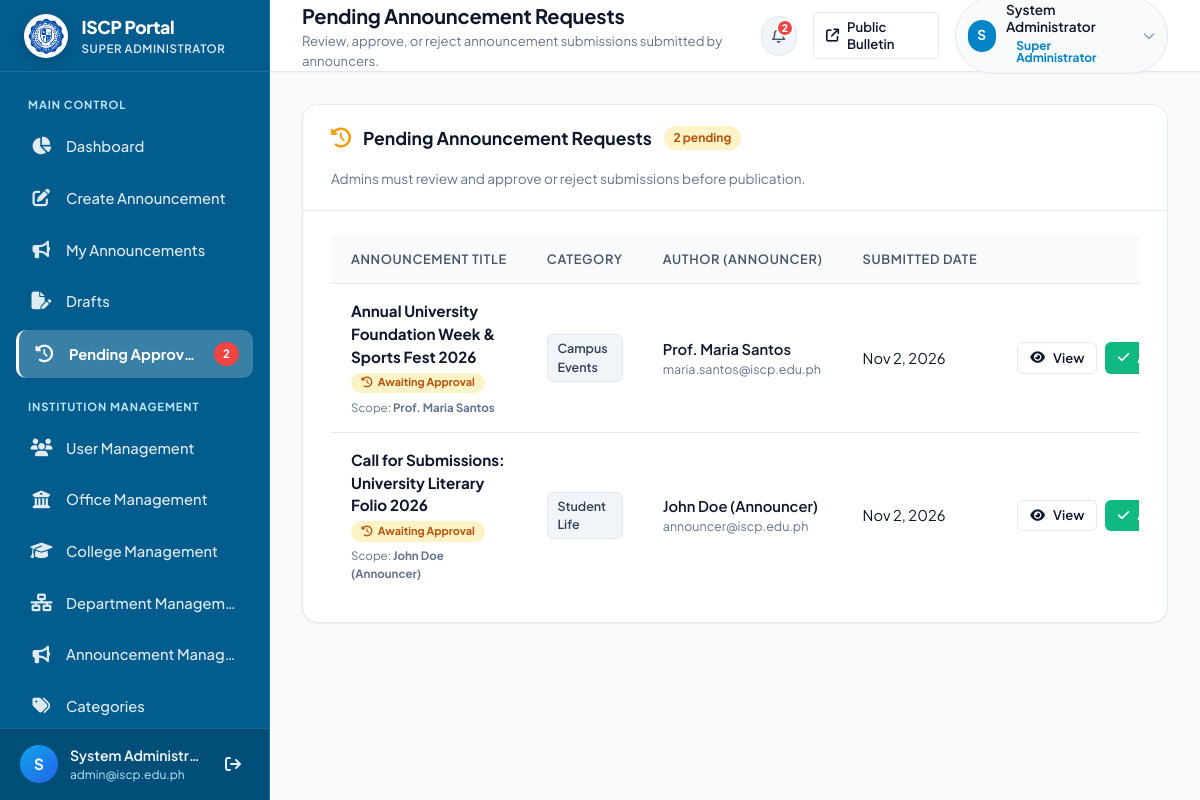
Before: /admin/pending_requests.php (signed in) with the older database file.
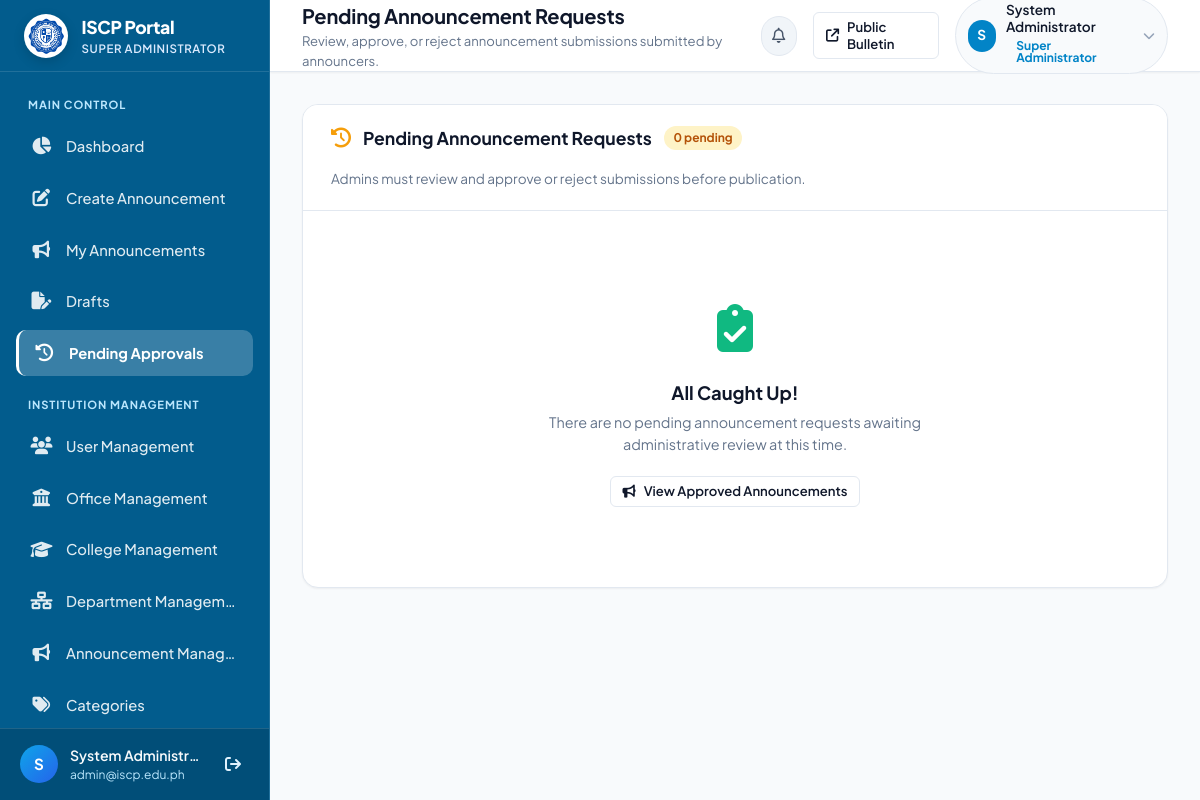
After: the same page with the newer database file.
### tables this page shows
CREATE TABLE IF NOT EXISTS `announcements` (
    `id` INT AUTO_INCREMENT PRIMARY KEY,
    `title` VARCHAR(255) NOT NULL,
    `slug` VARCHAR(255) DEFAULT NULL,
    `summary` VARCHAR(350) DEFAULT NULL,
    `content` TEXT NOT NULL,
    `category` VARCHAR(100) NOT NULL,
    `category_id` INT DEFAULT NULL,
    `image_path` VARCHAR(255) DEFAULT NULL,
    `created_by` INT NOT NULL,
    `author_name` VARCHAR(100) DEFAULT NULL,
    `status` ENUM('pending', 'approved', 'rejected') NOT NULL DEFAULT 'pending',
    `rejection_reason` TEXT DEFAULT NULL,
    `reviewed_by` INT DEFAULT NULL,
    `reviewed_at` DATETIME DEFAULT NULL,
    `target_audience` ENUM('All', 'Students', 'Faculty', 'Parents') DEFAULT 'All',
    `is_urgent` TINYINT(1) DEFAULT 0,
    `is_pinned` TINYINT(1) DEFAULT 0,
    `views_count` INT DEFAULT 0,
    `created_at` TIMESTAMP DEFAULT CURRENT_TIMESTAMP,
    `updated_at` TIMESTAMP DEFAULT CURRENT_TIMESTAMP ON UPDATE CURRENT_TIMESTAMP,
    CONSTRAINT `fk_announcements_created_by` FOREIGN KEY (`created_by`) REFERENCES `users`(`id`) ON DELETE CASCADE,
    CONSTRAINT `fk_announcements_reviewed_by` FOREIGN KEY (`reviewed_by`) REFERENCES `users`(`id`) ON DELETE SET NULL,
    CONSTRAINT `fk_announcements_category` FOREIGN KEY (`category_id`) REFERENCES `categories`(`id`) ON DELETE SET NULL
);

CREATE TABLE IF NOT EXISTS `users` (
    `id` INT AUTO_INCREMENT PRIMARY KEY,
    `name` VARCHAR(100) NOT NULL,
    `email` VARCHAR(150) NOT NULL UNIQUE,
    `password_hash` VARCHAR(255) NOT NULL,
    `role` VARCHAR(50) NOT NULL DEFAULT 'college_admin',
    `assigned_college` VARCHAR(150) DEFAULT NULL,
    `assigned_office` VARCHAR(150) DEFAULT NULL,
    `assigned_department` VARCHAR(150) DEFAULT NULL,
    `status` ENUM('active', 'inactive') NOT NULL DEFAULT 'active',
    `created_at` TIMESTAMP DEFAULT CURRENT_TIMESTAMP
);

### admin/includes/auth.php (called while the page is built, shortened)
<?php
function current_user(): array {
    $role = $_SESSION['user_role'] ?? 'guest';
    $name = $_SESSION['user_name'] ?? 'User';
    $email = $_SESSION['user_email'] ?? '';
    $id = $_SESSION['user_id'] ?? null;
    $assigned_college = $_SESSION['assigned_college'] ?? null;
    $assigned_office = $_SESSION['assigned_office'] ?? null;
    $assigned_department = $_SESSION['assigned_department'] ?? null;
    if ($id && ($assigned_college === null && $assigned_office === null && $assigned_department === null)) {
        $pdo = get_db();
        if ($pdo) {
            try {
                $stmt = $pdo->prepare("SELECT * FROM users WHERE id = ?");
                $stmt->execute([$id]);
                $row = $stmt->fetch();
                if ($row) {
                    $assigned_college = $row['assigned_college'] ?? null;
                    $assigned_office = $row['assigned_office'] ?? null;
                    $assigned_department = $row['assigned_department'] ?? null;
                }
            } catch (Exception $e) {
            }
        }
    }
    return [
        'id' => $id,
        'name' => $name,
        'email' => $email,
        'role' => $role,
        'assigned_college' => $assigned_college,
        'assigned_office' => $assigned_office,
        'assigned_department' => $assigned_department,
    ];
}
function current_user_role(): string {
    $role = $_SESSION['user_role'] ?? 'guest';
    if ($role === 'admin') return ROLE_SUPER_ADMIN;
    return $role;
}
function is_super_admin(): bool {
    $role = current_user_role();
    return in_array($role, [ROLE_SUPER_ADMIN, 'admin'], true);
}
function h(?string $string): string {
    return htmlspecialchars((string)($string ?? ''), ENT_QUOTES, 'UTF-8');
}
function time_ago(?string $datetime): string {
    $timestamp = strtotime($datetime);
    $diff = time() - $timestamp;
    return date('M j, Y', $timestamp);
}
function format_datetime(?string $datetime): string {
    $timestamp = strtotime($datetime);
    return $timestamp ? date('M j, Y g:i A', $timestamp) : 'N/A';
}
function get_pending_count(): int {
    $pdo = get_db();
    try {
        $stmt = $pdo->query("SELECT COUNT(*) FROM announcements WHERE status IN ('pending', 'pending_approval')");
        return (int)$stmt->fetchColumn();
    } catch (Exception $e) {
        return 0;
    }
}
    ?>

### admin/pending_requests.php (the view, shortened to what the changed rows need)
<?php
require_once __DIR__ . '/includes/auth.php';
$page_title = 'Pending Announcement Requests';
$activeNav = 'pending_requests.php';
$pdo = get_db();
$currentUser = current_user();
$pending_list = [];
if ($pdo) {
    try {
        if (!is_super_admin()) {
            $stmt = $pdo->prepare("
                SELECT a.*, u.name AS author_name, u.email AS author_email
                FROM announcements a
                LEFT JOIN users u ON a.created_by = u.id
                WHERE a.status IN ('pending', 'pending_approval') AND a.created_by = ?
                ORDER BY a.created_at ASC
            ");
            $stmt->execute([$currentUser['id']]);
        } else {
            $stmt = $pdo->query("
                SELECT a.*, u.name AS author_name, u.email AS author_email
                FROM announcements a
                LEFT JOIN users u ON a.created_by = u.id
                WHERE a.status IN ('pending', 'pending_approval')
                ORDER BY a.created_at ASC
            ");
        }
        $pending_list = $stmt->fetchAll();
    } catch (PDOException $e) {
        set_flash('danger', 'Error loading pending announcements: ' . $e->getMessage());
    }
}
require_once __DIR__ . '/includes/header.php';
?>
<div class="content-card">
    <div class="card-header">
        <div class="card-header-left">
            <i class="fa-solid fa-clock-rotate-left" style="color: var(--warning); font-size: 1.25rem;"></i>
            <h2 class="card-title">Pending Announcement Requests</h2>
            <span class="card-count-badge" style="background: var(--warning-light); color: #b45309;">
                <?= count($pending_list) ?> pending
            </span>
        </div>
    </div>
    <div class="card-body">
        <?php if (empty($pending_list)): ?>
            <div class="empty-state">
                <div class="empty-state-icon" style="color: var(--success);">
                    <i class="fa-solid fa-clipboard-check"></i>
                </div>
                <h3 class="empty-state-title">All Caught Up!</h3>
                <p class="empty-state-desc">There are no pending announcement requests awaiting administrative review at this time.</p>
                <div style="margin-top: 1.25rem;">
                    <a href="view_announcements.php" class="btn btn-outline btn-sm">
                        <i class="fa-solid fa-bullhorn"></i> View Approved Announcements
                    </a>
                </div>
            </div>
        <?php else: ?>
            <div class="table-responsive">
                <table class="admin-table">
                    <thead>
                        <tr>
                            <th>Announcement Title</th>
                            <th>Category</th>
                            <th>Author (Announcer)</th>
                            <th>Submitted Date</th>
                            <th style="text-align: right; min-width: 220px;">Review Actions</th>
                        </tr>
                    </thead>
                    <tbody>
                        <?php foreach ($pending_list as $ann): ?>
                            <tr>
                                <td>
                                    <div style="font-weight: 700; color: var(--text-main); font-size: 0.95rem;">
                                        <?= h($ann['title']) ?>
                                    </div>
                                    <div style="display: flex; gap: 0.35rem; align-items: center; margin-top: 0.25rem; flex-wrap: wrap;">
                                        <span class="badge" style="background: #fef3c7; color: #b45309; font-size: 0.68rem; font-weight: 700;">
                                            <i class="fa-solid fa-clock-rotate-left"></i> Awaiting Approval
                                        </span>
                                        <span style="font-size: 0.72rem; color: #64748b;">
                                            Scope: <strong><?= h($ann['publishing_unit'] ?? $ann['author_name'] ?? 'University') ?></strong>
                                        </span>
                                    </div>
                                </td>
                                <td>
                                    <span class="category-pill"><?= h($ann['category'] ?? 'General') ?></span>
                                </td>
                                <td>
                                    <div style="font-weight: 600;"><?= h($ann['author_name'] ?? 'Announcer') ?></div>
                                    <div style="font-size: 0.78rem; color: var(--text-muted);"><?= h($ann['author_email'] ?? '') ?></div>
                                </td>
                                <td>
                                    <span title="<?= h(format_datetime($ann['created_at'])) ?>">
                                        <?= h(time_ago($ann['created_at'])) ?>
                                    </span>
                                </td>
                                <td style="text-align: right;">
                                    <div class="action-buttons" style="justify-content: flex-end;">
                                        <button type="button" class="btn btn-outline btn-sm" onclick="openViewModal(<?= h(json_encode($ann)) ?>)">
                                            <i class="fa-solid fa-eye"></i> View
                                        </button>
                                        <button type="button" class="btn btn-success btn-sm" onclick="openApproveModal(<?= (int)$ann['id'] ?>, <?= h(json_encode($ann['title'])) ?>)">
                                            <i class="fa-solid fa-check"></i> Approve
                                        </button>
                                    </div>
                                </td>
                            </tr>
                        <?php endforeach; ?>
                    </tbody>
                </table>
            </div>
        <?php endif; ?>
    </div>
</div>
<?php require_once __DIR__ . '/includes/footer.php'; ?>

### admin/includes/header.php (shortened to what the changed rows need)
<?php
require_once __DIR__ . '/auth.php';
?>
<!DOCTYPE html>
<html lang="en">
<head>
    <link rel="stylesheet" href="https://cdnjs.cloudflare.com/ajax/libs/font-awesome/6.5.1/css/all.min.css">
    <link rel="stylesheet" href="../assets/css/admin.css">
</head>
<body class="admin-body">
<div class="admin-wrapper">
    <?php require_once __DIR__ . '/sidebar.php'; ?>
    <div class="admin-main">
        <header class="admin-topbar">
            <div class="topbar-left">
                <div class="page-header-info">
                    <h1 class="page-title"><?= isset($page_title) ? h($page_title) : 'Dashboard' ?></h1>
                </div>
            </div>
            <div class="topbar-right">
                <a href="notifications.php" class="topbar-notification-btn" title="View Notifications">
                    <i class="fa-regular fa-bell"></i>
                    <?php if ($pendingCount > 0 && is_super_admin()): ?>
                        <span class="notification-indicator-badge"><?= $pendingCount ?></span>
                    <?php endif; ?>
                </a>
            </div>
        </header>
        <main class="admin-content">

### admin/includes/sidebar.php (shortened to what the changed rows need)
<?php
$currentUser = current_user();
$role = $currentUser['role'] ?? 'super_admin';
$pendingCount = get_pending_count();
$activeNav = $activeNav ?? basename($_SERVER['PHP_SELF']);
$currentQuery = $_SERVER['QUERY_STRING'] ?? '';
?>
<aside class="admin-sidebar" id="adminSidebar">
    <nav class="sidebar-nav">
        <?php if (in_array($role, ['super_admin', 'admin'], true)): ?>
            <div class="nav-section-label">MAIN CONTROL</div>
            <ul class="nav-list">
                <li class="nav-item">
                    <a href="index.php" class="nav-link <?= $activeNav === 'index.php' ? 'active' : '' ?>">
                        <i class="fa-solid fa-chart-pie nav-icon"></i>
                        <span class="nav-text">Dashboard</span>
                    </a>
                </li>
                <li class="nav-item">
                    <a href="create.php" class="nav-link <?= $activeNav === 'create.php' ? 'active' : '' ?>">
                        <i class="fa-solid fa-pen-to-square nav-icon"></i>
                        <span class="nav-text">Create Announcement</span>
                    </a>
                </li>
                <li class="nav-item">
                    <a href="my_announcements.php" class="nav-link <?= $activeNav === 'my_announcements.php' ? 'active' : '' ?>">
                        <i class="fa-solid fa-bullhorn nav-icon"></i>
                        <span class="nav-text">My Announcements</span>
                    </a>
                </li>
                <li class="nav-item">
                    <a href="drafts.php" class="nav-link <?= $activeNav === 'drafts.php' ? 'active' : '' ?>">
                        <i class="fa-solid fa-file-pen nav-icon"></i>
                        <span class="nav-text">Drafts</span>
                    </a>
                </li>
                <li class="nav-item">
                    <a href="pending_requests.php" class="nav-link <?= $activeNav === 'pending_requests.php' ? 'active' : '' ?>">
                        <i class="fa-solid fa-clock-rotate-left nav-icon"></i>
                        <span class="nav-text">Pending Approvals</span>
                        <?php if ($pendingCount > 0): ?>
                            <span class="nav-badge badge-pulse"><?= $pendingCount ?></span>
                        <?php endif; ?>
                    </a>
                </li>
            </ul>
            <div class="nav-section-label" style="margin-top: 1.25rem;">INSTITUTION MANAGEMENT</div>
            <ul class="nav-list">
                <li class="nav-item">
                    <a href="users.php" class="nav-link <?= $activeNav === 'users.php' ? 'active' : '' ?>">
                        <i class="fa-solid fa-users nav-icon"></i>
                        <span class="nav-text">User Management</span>
                    </a>
                </li>
                <li class="nav-item">
                    <a href="offices.php" class="nav-link <?= $activeNav === 'offices.php' ? 'active' : '' ?>">
                        <i class="fa-solid fa-building-columns nav-icon"></i>
                        <span class="nav-text">Office Management</span>
                    </a>
                </li>
                <li class="nav-item">
                    <a href="colleges.php" class="nav-link <?= $activeNav === 'colleges.php' ? 'active' : '' ?>">
                        <i class="fa-solid fa-graduation-cap nav-icon"></i>
                        <span class="nav-text">College Management</span>
                    </a>
                </li>
                <li class="nav-item">
                    <a href="departments.php" class="nav-link <?= $activeNav === 'departments.php' ? 'active' : '' ?>">
                        <i class="fa-solid fa-network-wired nav-icon"></i>
                        <span class="nav-text">Department Management</span>
                    </a>
                </li>
                <li class="nav-item">
                    <a href="view_announcements.php" class="nav-link <?= ($activeNav === 'view_announcements.php' && empty($currentQuery)) ? 'active' : '' ?>">
                        <i class="fa-solid fa-bullhorn nav-icon"></i>
                        <span class="nav-text">Announcement Management</span>
                    </a>
                </li>
                <li class="nav-item">
                    <a href="categories.php" class="nav-link <?= $activeNav === 'categories.php' ? 'active' : '' ?>">
                        <i class="fa-solid fa-tags nav-icon"></i>
                        <span class="nav-text">Categories</span>
                    </a>
                </li>
            </ul>
        <?php endif; ?>
    </nav>
</aside>

Changed rows visible on the page:
removed announcements: title "Annual University Foundation Week & Sports Fest 2026", created_by.name "Prof. Maria Santos", category "Campus Events", created_by.email "maria.santos@iscp.edu.ph", created_at "Nov 2, 2026"
removed announcements: title "Call for Submissions: University Literary Folio 2026", created_by.name "John Doe (Announcer)", category "Student Life", created_by.email "announcer@iscp.edu.ph", created_at "Nov 2, 2026"
changed users "System Administrator": role "admin" → "super_admin" (drawn)
Other visible differences:
count($pending_list): "2" → "0"
$pendingCount: "2" → (not shown)
text no longer shown: "Pending Approv… ANNOUNCEMENT TITLE CATEGORY AUTHOR (ANNOUNCER) SUBMITTED DATE"
text now shown: "Pending Approvals All Caught Up! There are no pending announcement requests awaiting administrative review at this time. View Approved Announcements"
